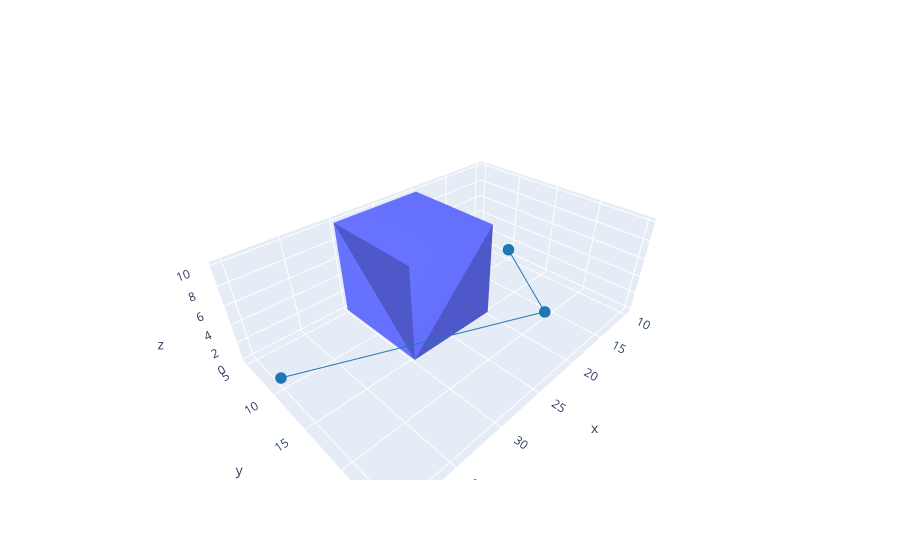

Source (notebook cell):
### Code cell
wp_ori = CartesianPoint(10.0, 10.0, 1)
wp_des = CartesianPoint(40.0, 10.0, 1)

verts1 = [
    (20.0,  5.0, 10), # left,  front, up
    (20.0, 15.5, 10), # left,  back,  up
    (30.0, 15.5, 10), # right, back,  up
    (30.0,  5.0, 10), # right, front, up
    (20.0,  5.0,  0), # left,  front, down
    (20.0, 15.5,  0), # left,  back,  down
    (30.0, 15.5,  0), # right, back,  down
    (30.0,  5.0,  0), # right, front, down
    (20.0,  5.0,  0), # ignored
]
verts1 = [CartesianPoint(v[0], v[1], v[2]) for v in verts1]


mapa1 = genetic.Mapa(wp_ori, wp_des, [verts1])

plot_3D([verts1], [[wp_ori, CartesianPoint(25.0, 25.0, 8),wp_des]])

### Figure 1 — Plotly figure (JSON) as saved in the notebook; plotly's stock layout.template omitted (floating-point values rounded to 4 significant figures)
{"data": [{"colorbar": {"title": {"text": "z"}}, "colorscale": [[0, "gold"], [0.5, "mediumturquoise"], [1, "magenta"]], "i": [7, 0, 0, 0, 4, 4, 6, 6, 4, 0, 3, 2], "j": [3, 4, 1, 2, 5, 6, 5, 2, 0, 1, 6, 3], "k": [0, 7, 2, 3, 6, 7, 1, 1, 5, 5, 7, 6], "name": "y", "showscale": true, "type": "mesh3d", "x": [20, 20, 30, 30, 20, 20, 30, 30, 20], "y": [5, 15.5, 15.5, 5, 5, 15.5, 15.5, 5, 5], "z": [10, 10, 10, 10, 0, 0, 0, 0, 0]}, {"line": {"color": "#1f77b4", "width": 2}, "marker": {"color": 1, "colorscale": [[0, "#440154"], [0.1111, "#482878"], [0.2222, "#3e4989"], [0.3333, "#31688e"], [0.4444, "#26828e"], [0.5556, "#1f9e89"], [0.6667, "#35b779"], [0.7778, "#6ece58"], [0.8889, "#b5de2b"], [1, "#fde725"]], "size": 4}, "type": "scatter3d", "x": [10, 25, 40], "y": [10, 25, 10], "z": [1, 8, 1]}], "layout": {}}
